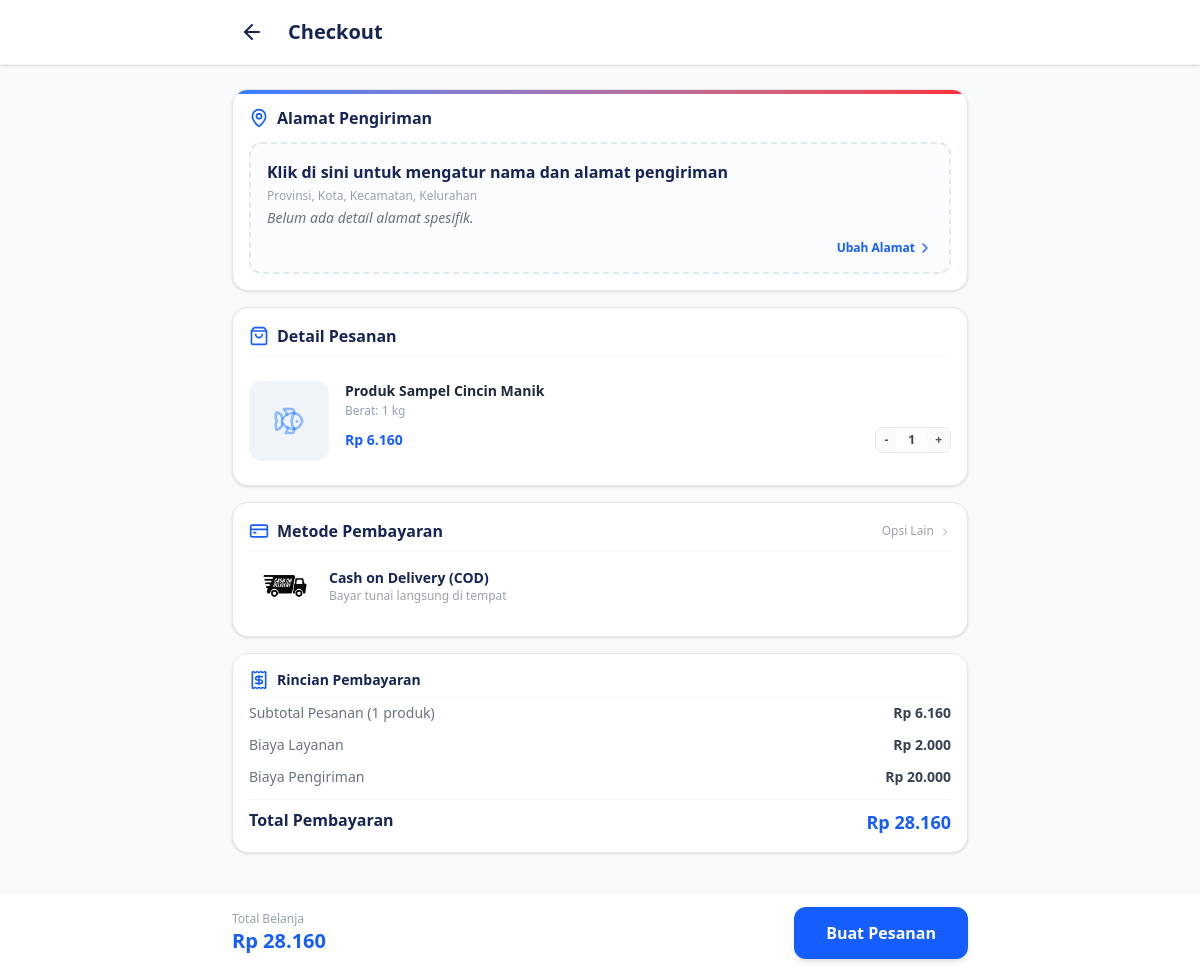
Page /pages/checkout.php?slug=ikan-bawal on the earlier database version.
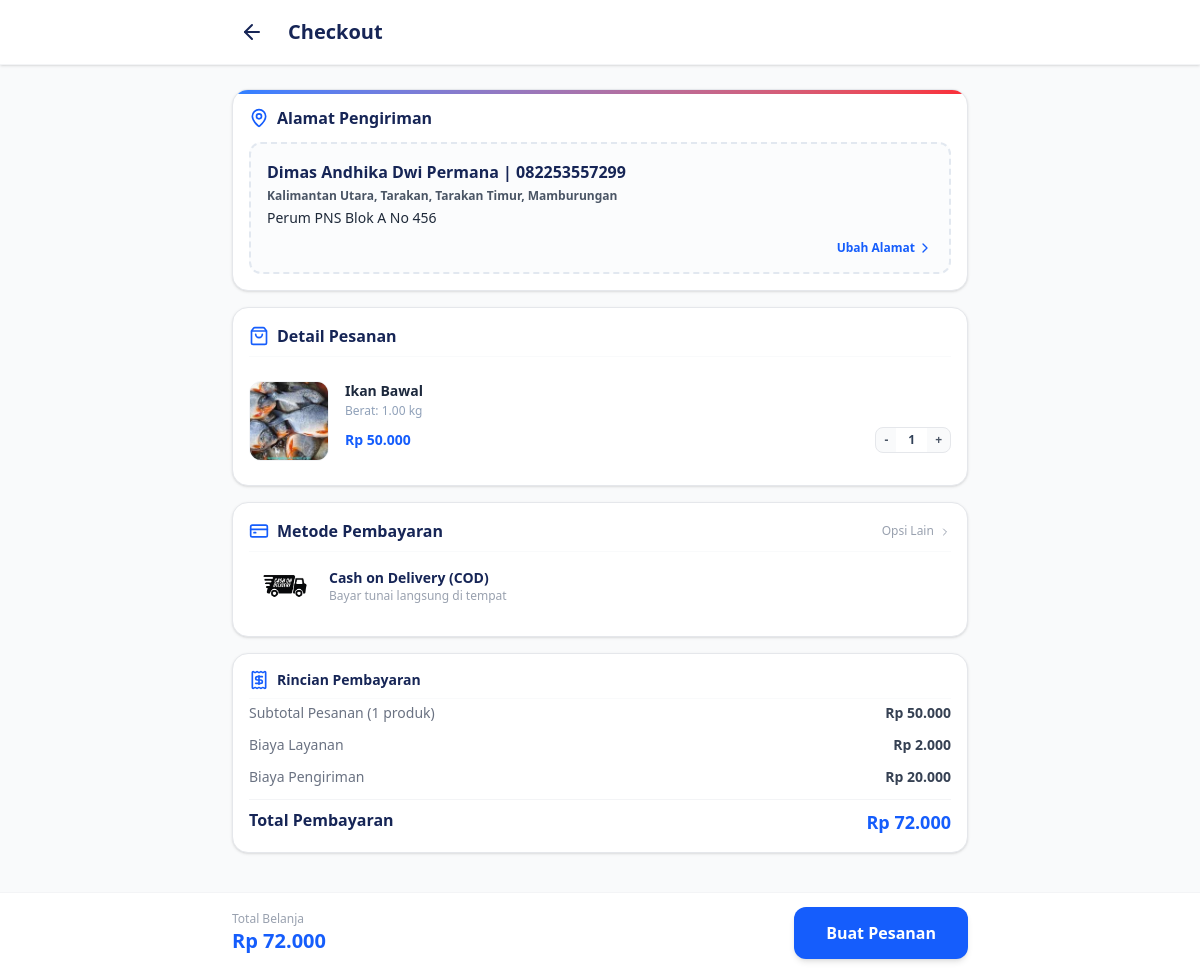
Same page on the later database version.
### tables this page shows
CREATE TABLE `addresses` (
  `id` int(11) NOT NULL,
  `user_id` int(11) NOT NULL,
  `nama_penerima` varchar(100) DEFAULT NULL,
  `no_hp` varchar(20) DEFAULT NULL,
  `alamat` text DEFAULT NULL,
  `kota` varchar(100) DEFAULT NULL,
  `kecamatan` varchar(100) DEFAULT NULL,
  `kelurahan` varchar(100) DEFAULT NULL,
  `provinsi` varchar(100) DEFAULT NULL,
  `is_default` tinyint(1) DEFAULT 0
);

CREATE TABLE `products` (
  `id` int(11) NOT NULL,
  `user_id` int(11) NOT NULL,
  `nama_produk` varchar(150) NOT NULL,
  `slug` varchar(150) DEFAULT NULL,
  `kategori` varchar(50) DEFAULT NULL,
  `deskripsi` text DEFAULT NULL,
  `harga` decimal(12,2) NOT NULL,
  `stok` int(11) DEFAULT 0,
  `berat` decimal(8,2) DEFAULT NULL,
  `satuan` varchar(20) DEFAULT NULL,
  `asal_produk` varchar(100) DEFAULT NULL,
  `badge` varchar(50) DEFAULT NULL,
  `status` enum('aktif','nonaktif') DEFAULT 'aktif',
  `created_at` timestamp NOT NULL DEFAULT current_timestamp(),
  `updated_at` timestamp NULL DEFAULT NULL
);

### pages/checkout.php (the view, shortened to what the changed rows need)
<?php
include '../config/koneksi.php';
$user_id = isset($_SESSION['user_id']) ? $_SESSION['user_id'] : 1;
$alamat_terpanah = null;
$query_load_alamat = "SELECT * FROM addresses WHERE user_id = '$user_id' AND is_default = 1 LIMIT 1";
$res_alamat = mysqli_query($conn, $query_load_alamat);
if ($res_alamat && mysqli_num_rows($res_alamat) > 0) {
    $data_adr = mysqli_fetch_assoc($res_alamat);
    $alamat_terpanah = [
        'nama' => $data_adr['nama_penerima'],
        'telp' => $data_adr['no_hp'],
        'wilayah' => $data_adr['provinsi'] . ", " . $data_adr['kota'] . ", " . $data_adr['kecamatan'] . ", " . $data_adr['kelurahan'],
        'jalan' => $data_adr['alamat']
    ];
}
$slug = isset($_GET['slug']) ? mysqli_real_escape_string($conn, $_GET['slug']) : '';
$qty = isset($_GET['qty']) ? (int)$_GET['qty'] : 1;
$nama_produk = "Produk Sampel Cincin Manik";
$harga_produk = 6160;
$berat_produk = 1;
$satuan_produk = "kg";
$gambar_utama = "";
if (!empty($slug)) {
    $query_p = "SELECT p.*, (SELECT pi.nama_file FROM product_images pi WHERE pi.product_id = p.id LIMIT 1) as gambar_utama
                FROM products p WHERE p.slug = '$slug' LIMIT 1";
    $res_p = mysqli_query($conn, $query_p);
    if (mysqli_num_rows($res_p) > 0) {
        $p_data = mysqli_fetch_assoc($res_p);
        $nama_produk = $p_data['nama_produk'];
        $harga_produk = $p_data['harga'];
        $berat_produk = $p_data['berat'];
        $satuan_produk = $p_data['satuan'] ?? 'kg';
        $gambar_utama = $p_data['gambar_utama'];
    }
}
$biaya_layanan = 2000;
$biaya_pengiriman = 20000;
$subtotal = $harga_produk * $qty;
$total_pembayaran = $subtotal + $biaya_layanan + $biaya_pengiriman;
?>
<!DOCTYPE html>
<html lang="id">
<head>
    <?php include '../includes/head.php'; ?>
</head>
<body class="bg-gray-50 text-gray-800 font-sans antialiased">
    <header class="bg-white border-b border-gray-100 sticky top-0 z-40 shadow-sm">
        <div class="max-w-3xl mx-auto px-4 h-16 flex items-center justify-between">
            <div class="flex items-center gap-4">
                <h1 class="text-xl font-bold text-blue-950">Checkout</h1>
            </div>
        </div>
    </header>
    <main class="max-w-3xl mx-auto px-4 py-6 space-y-4 mb-24">
        <section class="bg-white border border-gray-200 rounded-2xl p-4 shadow-sm relative overflow-hidden">
            <div onclick="openAddressModal()" class="border-2 border-dashed border-slate-200 hover:border-blue-400 p-4 rounded-xl cursor-pointer transition bg-slate-50/50 group">
                <div id="alamat-display" class="space-y-1 text-sm text-gray-600">
                    <?php if ($alamat_terpanah): ?>
                        <p class="font-bold text-blue-950 text-base" id="lbl-nama-telp"><?= htmlspecialchars($alamat_terpanah['nama']) . ' | ' . htmlspecialchars($alamat_terpanah['telp']); ?></p>
                        <p id="lbl-wilayah" class="text-xs text-gray-600 font-semibold"><?= htmlspecialchars($alamat_terpanah['wilayah']); ?></p>
                        <p id="lbl-detail" class="text-gray-800"><?= htmlspecialchars($alamat_terpanah['jalan']); ?></p>
                    <?php else: ?>
                        <p class="font-bold text-blue-950 text-base" id="lbl-nama-telp">Klik di sini untuk mengatur nama dan alamat pengiriman</p>
                        <p id="lbl-wilayah" class="text-xs text-gray-400">Provinsi, Kota, Kecamatan, Kelurahan</p>
                        <p id="lbl-detail" class="text-gray-500 italic">Belum ada detail alamat spesifik.</p>
                    <?php endif; ?>
                </div>
            </div>
        </section>
        <section class="bg-white border border-gray-200 rounded-2xl p-4 shadow-sm space-y-4">
            <div class="flex gap-4 items-start py-2">
                <div class="w-20 h-20 bg-slate-100 rounded-xl overflow-hidden flex-shrink-0 border border-gray-100 flex items-center justify-center">
                    <?php if (!empty($gambar_utama) && file_exists("../assets/img/product-image/" . $gambar_utama)): ?>
                        <img src="../assets/img/product-image/<?= $gambar_utama; ?>" class="w-full h-full object-cover">
                    <?php else: ?>
                        <i data-lucide="fish" class="w-8 h-8 text-blue-500/50"></i>
                    <?php endif; ?>
                </div>
                <div class="flex-1 min-w-0">
                    <h4 class="font-bold text-slate-800 text-sm truncate"><?= htmlspecialchars($nama_produk); ?></h4>
                    <p class="text-xs text-slate-400 mt-0.5">Berat: <?= $berat_produk; ?> <?= htmlspecialchars($satuan_produk); ?></p>
                    <div class="flex items-center justify-between mt-2">
                        <span class="text-blue-600 font-extrabold text-sm">Rp <?= number_format($harga_produk, 0, ',', '.'); ?></span>
                        <div class="flex items-center border border-gray-200 rounded-lg bg-gray-50 overflow-hidden">
                            <button type="button" onclick="updateQty(-1)" class="px-2 py-1 text-gray-600 hover:bg-gray-200 font-bold transition text-xs">-</button>
                            <span id="display-qty" class="px-3 py-1 text-xs font-semibold bg-white text-slate-700 min-w-[24px] text-center"><?= $qty; ?></span>
                            <button type="button" onclick="updateQty(1)" class="px-2 py-1 text-gray-600 hover:bg-gray-200 font-bold transition text-xs">+</button>
                        </div>
                    </div>
                </div>
            </div>
        </section>
        <section class="bg-white border border-gray-200 rounded-2xl p-4 shadow-sm space-y-3 text-sm">
            <div class="flex justify-between text-gray-500">
                <span id="label-rincian-qty">Subtotal Pesanan (<?= $qty; ?> produk)</span>
                <span class="font-semibold text-gray-700" id="display-subtotal">Rp <?= number_format($subtotal, 0, ',', '.'); ?></span>
            </div>
            <div class="flex justify-between text-base font-bold text-blue-950 pt-1">
                <span>Total Pembayaran</span>
                <span class="text-blue-600 text-lg" id="display-total">Rp <?= number_format($total_pembayaran, 0, ',', '.'); ?></span>
            </div>
        </section>
    </main>
    <div class="fixed bottom-0 left-0 right-0 bg-white border-t border-gray-100 shadow-xl z-30">
        <div class="max-w-3xl mx-auto px-4 h-20 flex items-center justify-between">
            <div class="flex flex-col">
                <span class="text-xs text-gray-400 font-medium">Total Belanja</span>
                <span class="text-xl font-extrabold text-blue-600" id="display-fixed-total">Rp <?= number_format($total_pembayaran, 0, ',', '.'); ?></span>
            </div>
        </div>
    </div>
</body>
</html>

Differences in the rows shown:
added addresses: nama_penerima "Dimas Andhika Dwi Permana", no_hp "082253557299", alamat "Perum PNS Blok A No 456"
added products: nama_produk "Ikan Bawal", berat "1.00", satuan "kg", harga "50.000", harga "72.000"
Other differences:
$alamat_terpanah['wilayah']: (not shown) → "Kalimantan Utara, Tarakan, Tarakan Timur, Mamburungan"
$nama_produk: "Produk Sampel Cincin Manik" → (not shown)
$berat_produk: "1" → (not shown)
$satuan_produk: "kg" → (not shown)
$harga_produk: "6.160" → (not shown)
$subtotal: "6.160" → (not shown)
$total_pembayaran: "28.160" → (not shown)
text no longer shown: "Klik di sini untuk mengatur nama dan alamat pengiriman Provinsi, Kota, Kecamatan, Kelurahan Belum ada detail alamat spesifik."
